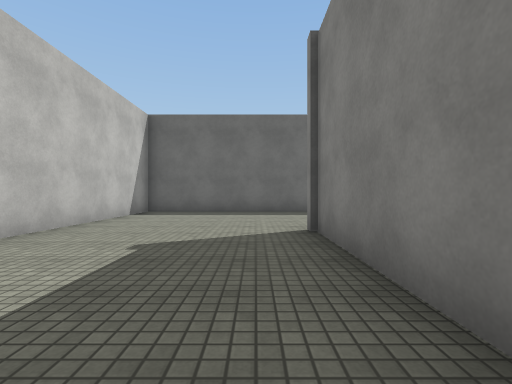
[1] (above)

20 first-person views from a walk through a 3-D level made in the Unity game engine. The camera is 1.2 m above the floor, looks level and sees 85° across. The floor is counted in squares, 2 m on a side. Each view is taken from the middle of a square. On the plan, view 1 faces up. The plan holds only what a view shows up to about 9 squares ahead; the rest is blank. The place goes on beyond the plan. Surface patterns are stand-ins for the level's own textures.

[2]
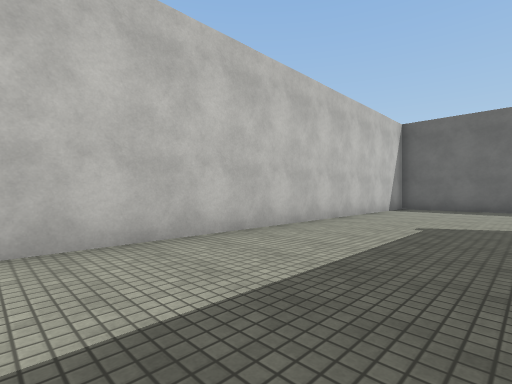

[3]
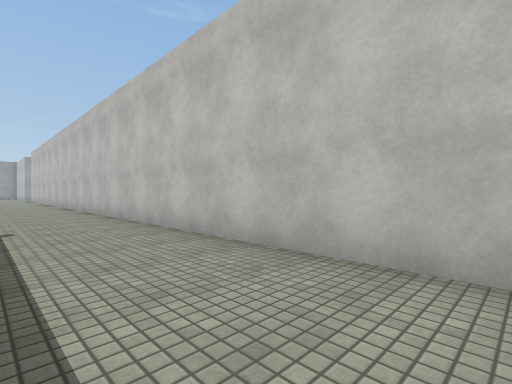

[4]
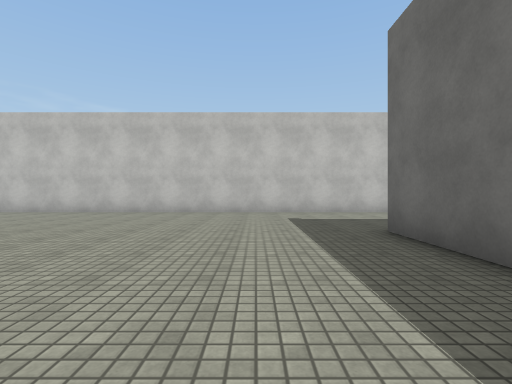

[5]
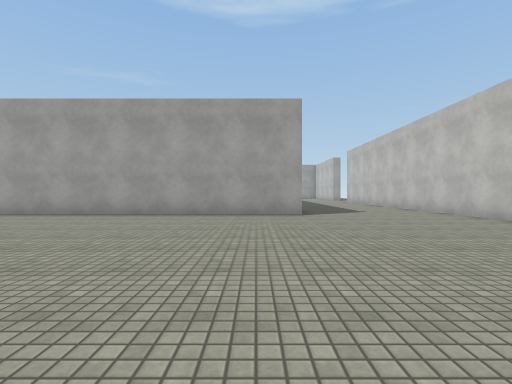

[6]
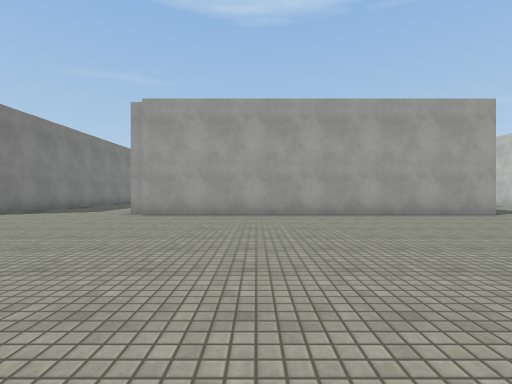

[7]
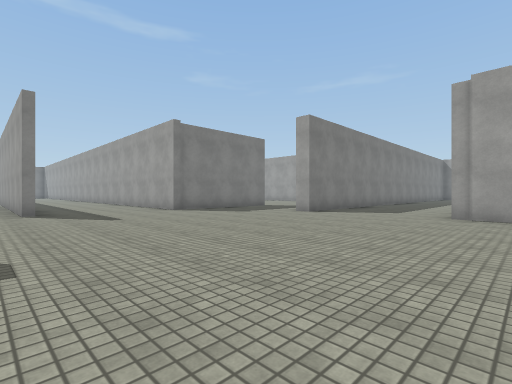

[8]
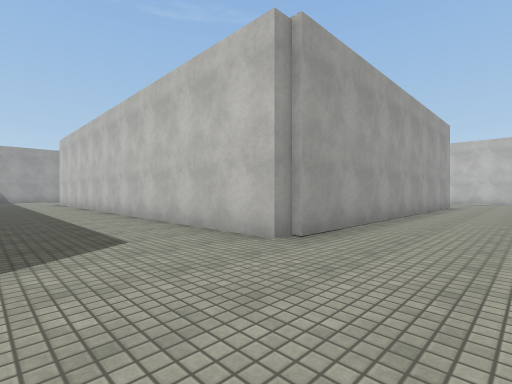

[9]
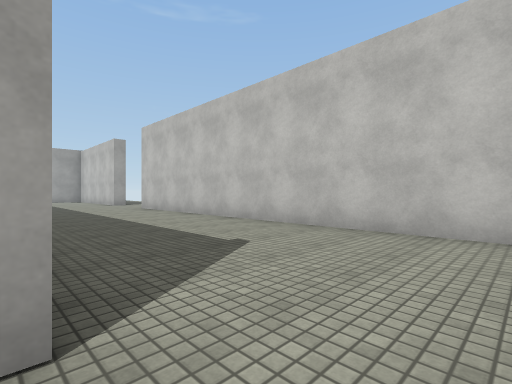

[10]
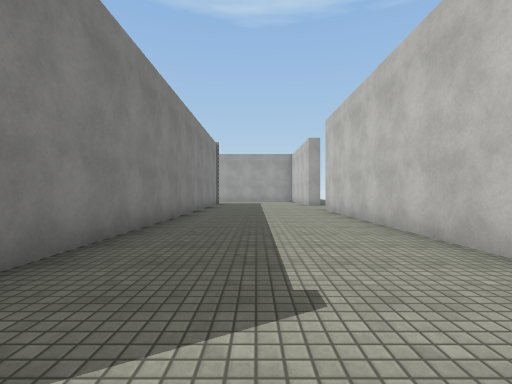

[11]
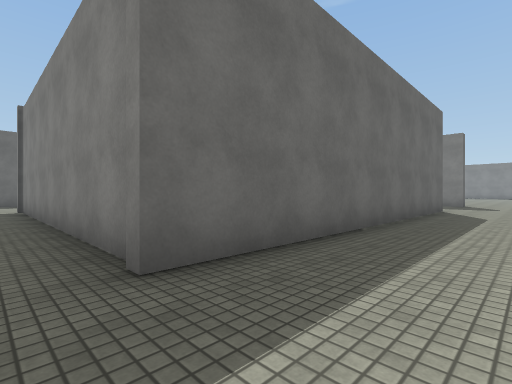

[12]
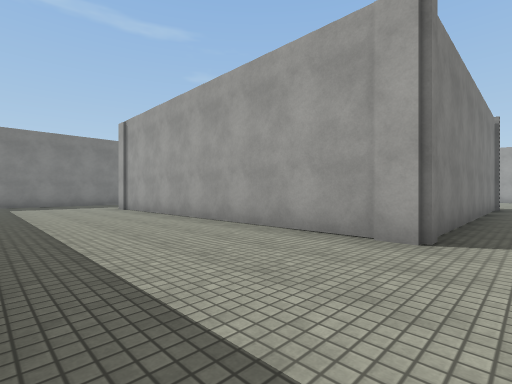

[13]
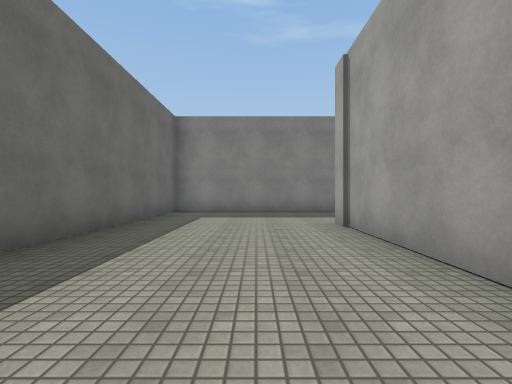

[14]
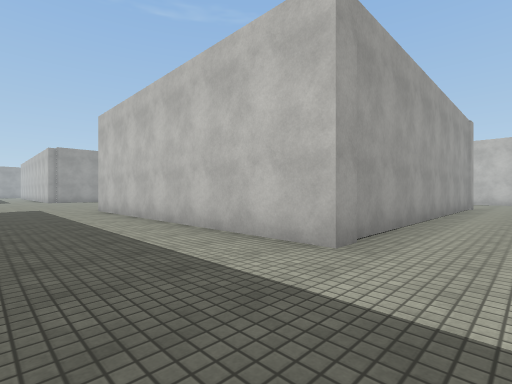

[15]
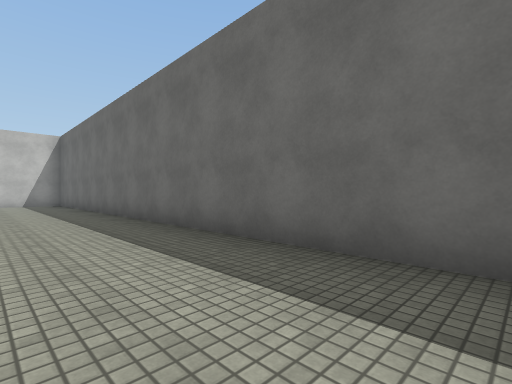

[16]
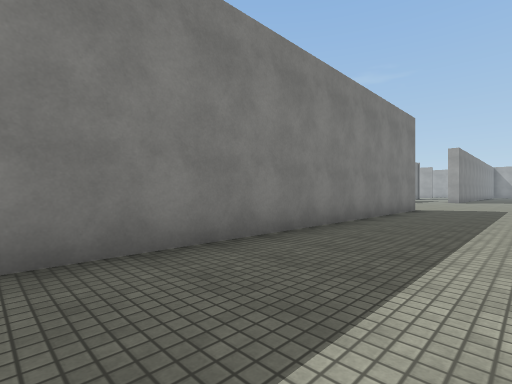

[17]
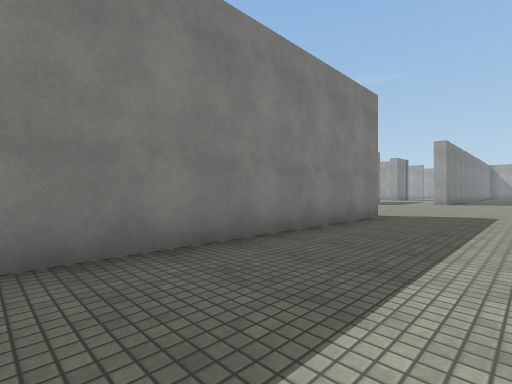

[18]
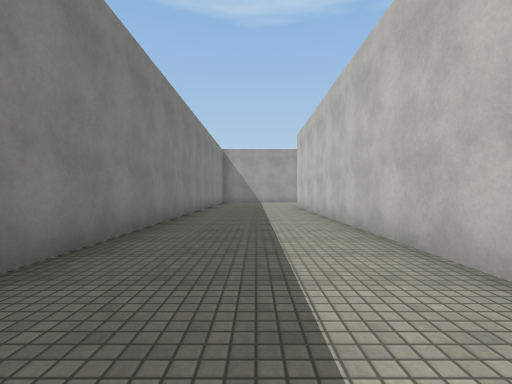

[19]
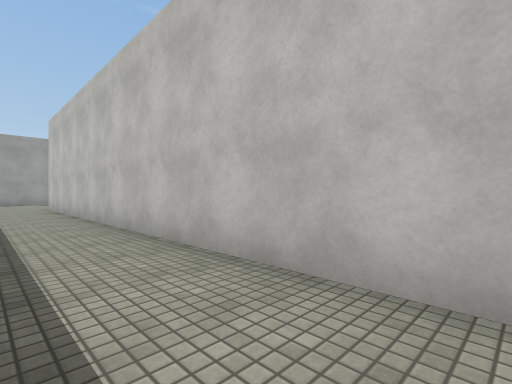

[20]
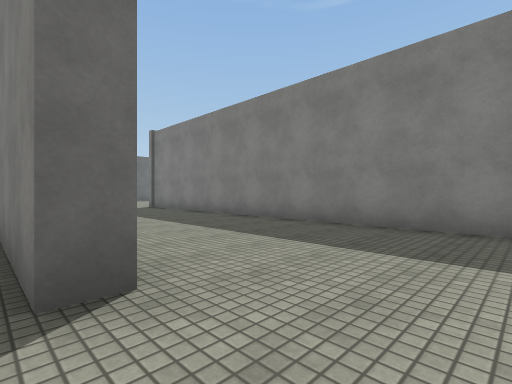

### Floor plan
Points are (right, up) in squares from view 1. A wall is a line through its corners. A room is listed if a view was taken in it or the views show most of it. See-through windows are left out.
Room 1 (views 1, 2, 3, 4, 5, 6, 7, 8, 9, 10, 11, 12, 13, 14, 15, 16, 17, 18, 19)
walls: (13.7, -3.9) (13.7, 8.5) (-3.3, 8.5) (-3.3, -21); (9.9, -4) (0.9, -4) (0.9, 4.4) (10.3, 4.4) (10.3, -3.6); (17.6, -5.8) (20.8, -5.8); (9.9, -12.4) (10.3, -12.4) (10.3, -23.5); (13.7, -14) (13.7, -12.2) (14.4, -12.2); (0.8, -12.2) (10, -12.2); (13.7, -22.6) (13.7, -16); (0.9, -22.9) (0.9, -14)
ways out: opening at (-4, -22.5) to room 2
Room 2 (view 20)
walls: (-3.2, -21.3) (-3.8, -21.3) (-3.8, -18.4)
ways out: opening at (-4, -22.5) to room 1

Positions as (right, up) in squares from view 1, and headings:
1: (0, 0), facing up
2: (0, -2), facing up-left
3: (-1, 0), facing down-left
4: (5, -6), facing left
5: (2, -5), facing down
6: (7, -5), facing down
7: (9, -5), facing down-right
8: (13, -10), facing down-left
9: (1, -11), facing down-left
10: (-1, -12), facing down
11: (0, -6), facing up-right
12: (0, 8), facing down-right
13: (5, 6), facing right
14: (13, 6), facing down-left
15: (11, 6), facing up-left
16: (11, 6), facing down-right
17: (11, 3), facing down-right
18: (12, -14), facing down
19: (12, -14), facing down-left
20: (-4, -23), facing up-right
